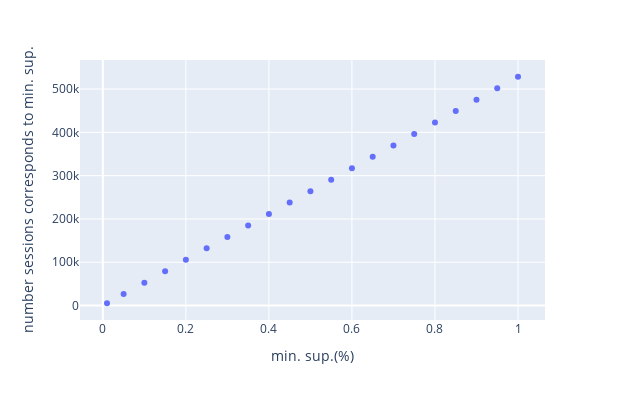

Notebook code for this chart:
### Code cell
fig1

### Figure 1 — Plotly figure (JSON) as saved in the notebook; plotly's stock layout.template omitted (floating-point values rounded to 4 significant figures)
{"data": [{"hovertemplate": "min. sup.(%)=%{x}<br>number sessions corresponds to min. sup.=%{y}<extra></extra>", "legendgroup": "", "marker": {"color": "#636efa", "symbol": "circle"}, "mode": "markers", "name": "", "orientation": "v", "showlegend": false, "type": "scatter", "x": [0.01, 0.05, 0.1, 0.15, 0.2, 0.25, 0.3, 0.35, 0.4, 0.45, 0.5, 0.55, 0.6, 0.65, 0.7, 0.75, 0.8, 0.85, 0.9, 0.95, 1], "xaxis": "x", "y": [5284.0, 26420.0, 52840.0, 79260.0, 105700.0, 132100.0, 158500.0, 184900.0, 211400.0, 237800.0, 264200.0, 290600.0, 317000.0, 343500.0, 369900.0, 396300.0, 422700.0, 449100.0, 475500.0, 502000.0, 528400.0], "yaxis": "y"}], "layout": {"height": 400, "legend": {"tracegroupgap": 0}, "margin": {"t": 60}, "width": 625, "xaxis": {"anchor": "y", "domain": [0, 1], "title": {"text": "min. sup.(%)"}}, "yaxis": {"anchor": "x", "domain": [0, 1], "title": {"text": "number sessions corresponds to min. sup."}}}}
